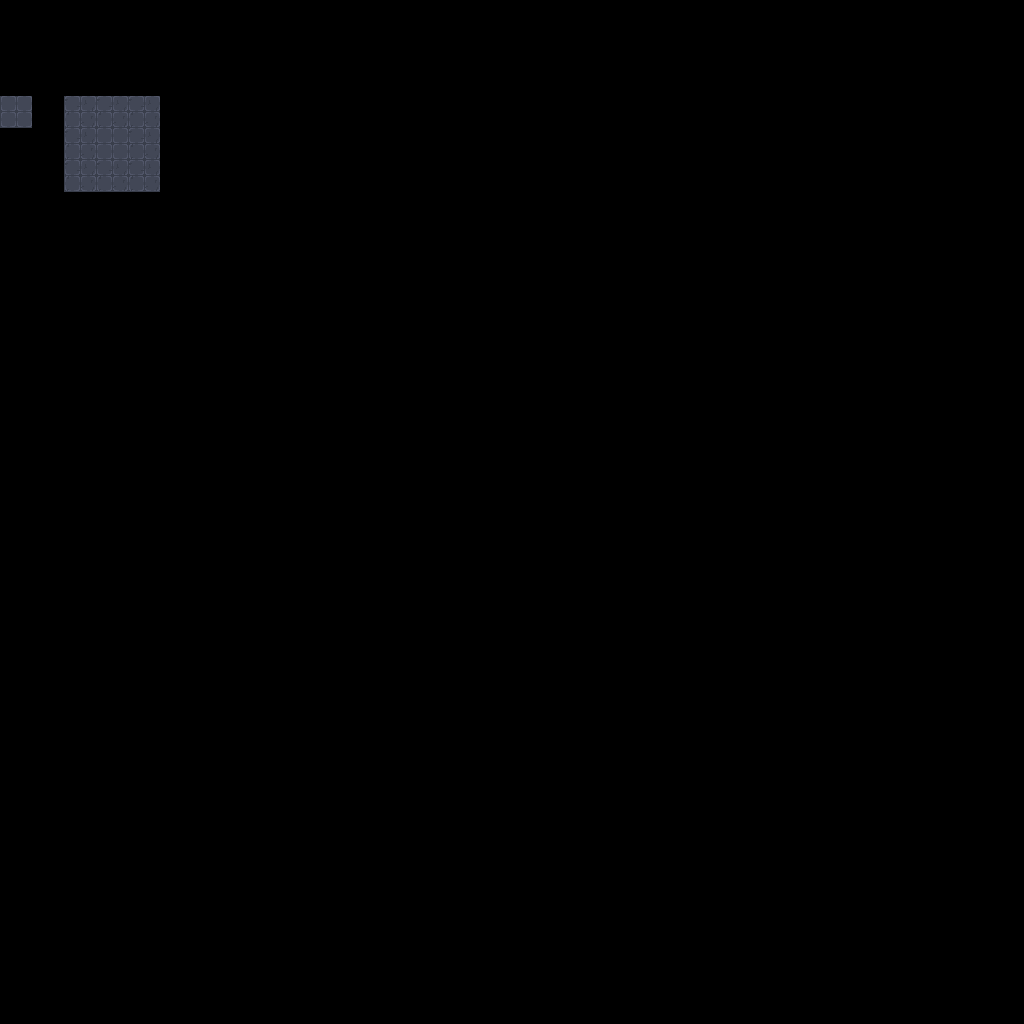

Rendered tile map (Tiled .tmx) drawn with the repository's tilesets; below, a short description and the map source with its tile grids summarised:
An orthogonal 32x32 tile map with 32x32 px tiles, 12 tile layers (input_Boden, input_Boden, input_Boden, input_Boden, ...).

<map version="1.4" tiledversion="1.4.3" orientation="orthogonal" renderorder="right-down" width="32" height="32" tilewidth="32" tileheight="32" infinite="0" nextlayerid="26" nextobjectid="1">
 <tileset firstgid="1" name="Frama Tiles" tilewidth="32" tileheight="32" tilecount="800" columns="20">
  <image source="FraMa_tiles.png" width="640" height="1280" />
  <tile id="0">
   <properties>
    <property name="collides" type="bool" value="true" />
   </properties>
  </tile>
  <tile id="1">
   <properties>
    <property name="collides" type="bool" value="true" />
   </properties>
  </tile>
  <tile id="2">
   <properties>
    <property name="collides" type="bool" value="true" />
   </properties>
  </tile>
  <tile id="3">
   <properties>
    <property name="collides" type="bool" value="true" />
   </properties>
  </tile>
  <tile id="20">
   <properties>
    <property name="collides" type="bool" value="true" />
   </properties>
  </tile>
  <tile id="21">
   <properties>
    <property name="collides" type="bool" value="true" />
   </properties>
  </tile>
  <tile id="40">
   <properties>
    <property name="collides" type="bool" value="true" />
   </properties>
  </tile>
  <tile id="41">
   <properties>
    <property name="collides" type="bool" value="true" />
   </properties>
  </tile>
  <tile id="60">
   <properties>
    <property name="collides" type="bool" value="true" />
   </properties>
  </tile>
  <tile id="61">
   <properties>
    <property name="collides" type="bool" value="true" />
   </properties>
  </tile>
  <tile id="106">
   <properties>
    <property name="collides" type="bool" value="true" />
   </properties>
  </tile>
  <tile id="107">
   <properties>
    <property name="collides" type="bool" value="true" />
   </properties>
  </tile>
  <tile id="108">
   <properties>
    <property name="collides" type="bool" value="true" />
   </properties>
  </tile>
  <tile id="109">
   <properties>
    <property name="collides" type="bool" value="true" />
   </properties>
  </tile>
  <tile id="110">
   <properties>
    <property name="collides" type="bool" value="true" />
   </properties>
  </tile>
  <tile id="111">
   <properties>
    <property name="collides" type="bool" value="true" />
   </properties>
  </tile>
  <tile id="112">
   <properties>
    <property name="collides" type="bool" value="true" />
   </properties>
  </tile>
  <tile id="113">
   <properties>
    <property name="collides" type="bool" value="true" />
   </properties>
  </tile>
  <tile id="126">
   <properties>
    <property name="collides" type="bool" value="true" />
   </properties>
  </tile>
  <tile id="127">
   <properties>
    <property name="collides" type="bool" value="true" />
   </properties>
  </tile>
  <tile id="128">
   <properties>
    <property name="collides" type="bool" value="true" />
   </properties>
  </tile>
  <tile id="129">
   <properties>
    <property name="collides" type="bool" value="true" />
   </properties>
  </tile>
  <tile id="130">
   <properties>
    <property name="collides" type="bool" value="true" />
   </properties>
  </tile>
  <tile id="131">
   <properties>
    <property name="collides" type="bool" value="true" />
   </properties>
  </tile>
  <tile id="146">
   <properties>
    <property name="collides" type="bool" value="true" />
   </properties>
  </tile>
  <tile id="147">
   <properties>
    <property name="collides" type="bool" value="true" />
   </properties>
  </tile>
  <tile id="148">
   <properties>
    <property name="collides" type="bool" value="false" />
   </properties>
  </tile>
  <tile id="149">
   <properties>
    <property name="collides" type="bool" value="false" />
   </properties>
  </tile>
  <tile id="150">
   <properties>
    <property name="collides" type="bool" value="true" />
   </properties>
  </tile>
  <tile id="151">
   <properties>
    <property name="collides" type="bool" value="true" />
   </properties>
  </tile>
  <tile id="153">
   <properties>
    <property name="collides" type="bool" value="true" />
   </properties>
  </tile>
  <tile id="165">
   <properties>
    <property name="collides" type="bool" value="true" />
   </properties>
  </tile>
  <tile id="168">
   <properties>
    <property name="collides" type="bool" value="true" />
   </properties>
  </tile>
  <tile id="169">
   <properties>
    <property name="collides" type="bool" value="true" />
   </properties>
  </tile>
  <tile id="185">
   <properties>
    <property name="collides" type="bool" value="true" />
   </properties>
  </tile>
  <tile id="188">
   <properties>
    <property name="collides" type="bool" value="true" />
   </properties>
  </tile>
  <tile id="189">
   <properties>
    <property name="collides" type="bool" value="true" />
   </properties>
  </tile>
  <tile id="203">
   <properties>
    <property name="collides" type="bool" value="true" />
   </properties>
  </tile>
  <tile id="204">
   <properties>
    <property name="collides" type="bool" value="true" />
   </properties>
  </tile>
  <tile id="205">
   <properties>
    <property name="collides" type="bool" value="true" />
   </properties>
  </tile>
  <tile id="206">
   <properties>
    <property name="collides" type="bool" value="true" />
   </properties>
  </tile>
  <tile id="207">
   <properties>
    <property name="collides" type="bool" value="true" />
   </properties>
  </tile>
  <tile id="208">
   <properties>
    <property name="collides" type="bool" value="true" />
   </properties>
  </tile>
  <tile id="209">
   <properties>
    <property name="collides" type="bool" value="true" />
   </properties>
  </tile>
  <tile id="210">
   <properties>
    <property name="collides" type="bool" value="true" />
   </properties>
  </tile>
  <tile id="211">
   <properties>
    <property name="collides" type="bool" value="true" />
   </properties>
  </tile>
  <tile id="212">
   <properties>
    <property name="collides" type="bool" value="true" />
   </properties>
  </tile>
  <tile id="223">
   <properties>
    <property name="collides" type="bool" value="true" />
   </properties>
  </tile>
  <tile id="224">
   <properties>
    <property name="collides" type="bool" value="true" />
   </properties>
  </tile>
  <tile id="225">
   <properties>
    <property name="collides" type="bool" value="true" />
   </properties>
  </tile>
  <tile id="226">
   <properties>
    <property name="collides" type="bool" value="true" />
   </properties>
  </tile>
  <tile id="227">
   <properties>
    <property name="collides" type="bool" value="true" />
   </properties>
  </tile>
  <tile id="228">
   <properties>
    <property name="collides" type="bool" value="true" />
   </properties>
  </tile>
  <tile id="229">
   <properties>
    <property name="collides" type="bool" value="true" />
   </properties>
  </tile>
  <tile id="230">
   <properties>
    <property name="collides" type="bool" value="true" />
   </properties>
  </tile>
  <tile id="231">
   <properties>
    <property name="collides" type="bool" value="true" />
   </properties>
  </tile>
  <tile id="232">
   <properties>
    <property name="collides" type="bool" value="true" />
   </properties>
  </tile>
  <tile id="243">
   <properties>
    <property name="collides" type="bool" value="true" />
   </properties>
  </tile>
  <tile id="244">
   <properties>
    <property name="collides" type="bool" value="true" />
   </properties>
  </tile>
  <tile id="245">
   <properties>
    <property name="collides" type="bool" value="true" />
   </properties>
  </tile>
  <tile id="246">
   <properties>
    <property name="collides" type="bool" value="true" />
   </properties>
  </tile>
  <tile id="247">
   <properties>
    <property name="collides" type="bool" value="true" />
   </properties>
  </tile>
  <tile id="248">
   <properties>
    <property name="collides" type="bool" value="true" />
   </properties>
  </tile>
  <tile id="249">
   <properties>
    <property name="collides" type="bool" value="true" />
   </properties>
  </tile>
  <tile id="250">
   <properties>
    <property name="collides" type="bool" value="true" />
   </properties>
  </tile>
  <tile id="251">
   <properties>
    <property name="collides" type="bool" value="true" />
   </properties>
  </tile>
  <tile id="252">
   <properties>
    <property name="collides" type="bool" value="true" />
   </properties>
  </tile>
  <tile id="267">
   <properties>
    <property name="collides" type="bool" value="false" />
   </properties>
  </tile>
  <tile id="268">
   <properties>
    <property name="collides" type="bool" value="false" />
   </properties>
  </tile>
  <tile id="269">
   <properties>
    <property name="collides" type="bool" value="false" />
   </properties>
  </tile>
  <tile id="270">
   <properties>
    <property name="collides" type="bool" value="false" />
   </properties>
  </tile>
  <tile id="287">
   <properties>
    <property name="collides" type="bool" value="true" />
   </properties>
  </tile>
  <tile id="288">
   <properties>
    <property name="collides" type="bool" value="true" />
   </properties>
  </tile>
  <tile id="289">
   <properties>
    <property name="collides" type="bool" value="true" />
   </properties>
  </tile>
  <tile id="290">
   <properties>
    <property name="collides" type="bool" value="true" />
   </properties>
  </tile>
  <tile id="303">
   <properties>
    <property name="collides" type="bool" value="true" />
   </properties>
  </tile>
  <tile id="304">
   <properties>
    <property name="collides" type="bool" value="true" />
   </properties>
  </tile>
  <tile id="307">
   <properties>
    <property name="collides" type="bool" value="false" />
   </properties>
  </tile>
  <tile id="308">
   <properties>
    <property name="collides" type="bool" value="false" />
   </properties>
  </tile>
  <tile id="309">
   <properties>
    <property name="collides" type="bool" value="false" />
   </properties>
  </tile>
  <tile id="310">
   <properties>
    <property name="collides" type="bool" value="false" />
   </properties>
  </tile>
  <tile id="325">
   <properties>
    <property name="collides" type="bool" value="true" />
   </properties>
  </tile>
  <tile id="326">
   <properties>
    <property name="collides" type="bool" value="true" />
   </properties>
  </tile>
 </tileset>
 <layer id="13" name="input_Boden" width="32" height="32">
  <data>[1024 cells, 10 non-empty, 1 distinct tile ids]</data>
 </layer>
 <layer id="17" name="input_Boden" width="32" height="32">
  <data>[1024 cells, 10 non-empty, 1 distinct tile ids]</data>
 </layer>
 <layer id="15" name="input_Boden" width="32" height="32">
  <data>[1024 cells, 10 non-empty, 1 distinct tile ids]</data>
 </layer>
 <layer id="16" name="input_Boden" width="32" height="32">
  <data>[1024 cells, 10 non-empty, 1 distinct tile ids]</data>
 </layer>
 <layer id="18" name="input_Boden" width="32" height="32">
  <data>[1024 cells, 1 non-empty, 1 distinct tile ids]</data>
 </layer>
 <layer id="14" name="output1_Boden" width="32" height="32">
  <data>[1024 cells, 2 non-empty, 2 distinct tile ids]</data>
 </layer>
 <layer id="19" name="output2_Boden" width="32" height="32">
  <data>[1024 cells, 2 non-empty, 1 distinct tile ids]</data>
 </layer>
 <layer id="20" name="output3_Boden" width="32" height="32">
  <data>[1024 cells, 2 non-empty, 1 distinct tile ids]</data>
 </layer>
 <layer id="21" name="output4_Boden" width="32" height="32">
  <data>[1024 cells, 2 non-empty, 1 distinct tile ids]</data>
 </layer>
 <layer id="24" name="output5_Boden" width="32" height="32">
  <data>[1024 cells, 2 non-empty, 1 distinct tile ids]</data>
 </layer>
 <layer id="25" name="output6_Boden" width="32" height="32">
  <data>[1024 cells, 2 non-empty, 1 distinct tile ids]</data>
 </layer>
 <layer id="12" name="regions" width="32" height="32" opacity="0.5">
  <data>[1024 cells, 10 non-empty, 1 distinct tile ids]</data>
 </layer>
</map>
